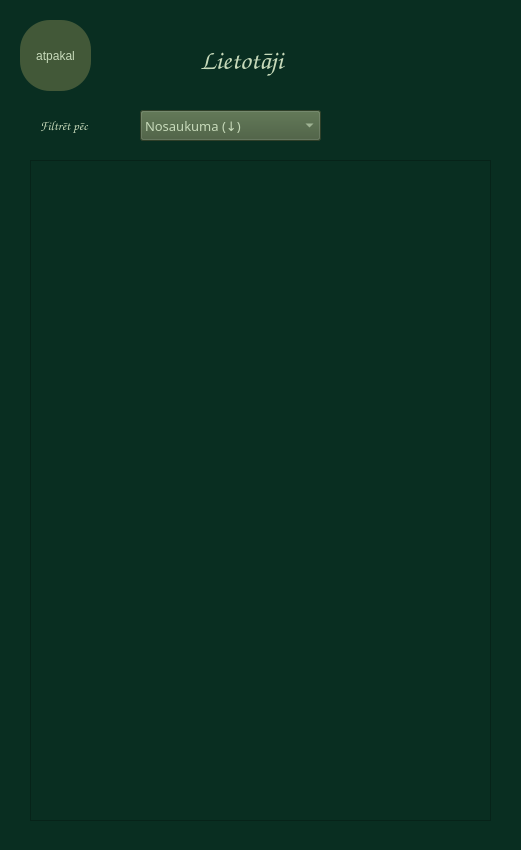
<?xml version="1.0" encoding="UTF-8"?>
<ui version="4.0">
 <class>MainWindow</class>
 <widget class="QMainWindow" name="MainWindow">
  <property name="geometry">
   <rect>
    <x>0</x>
    <y>0</y>
    <width>521</width>
    <height>850</height>
   </rect>
  </property>
  <property name="minimumSize">
   <size>
    <width>521</width>
    <height>850</height>
   </size>
  </property>
  <property name="maximumSize">
   <size>
    <width>520</width>
    <height>850</height>
   </size>
  </property>
  <property name="windowTitle">
   <string>Lietotaji</string>
  </property>
  <property name="styleSheet">
   <string notr="true">background-color: rgb(9, 46, 33);</string>
  </property>
  <widget class="QWidget" name="centralwidget">
   <widget class="QPushButton" name="backbutton">
    <property name="geometry">
     <rect>
      <x>20</x>
      <y>20</y>
      <width>71</width>
      <height>71</height>
     </rect>
    </property>
    <property name="styleSheet">
     <string notr="true">border-radius: 30px;
background-color: rgb(66, 88, 56);
color: rgb(199, 218, 186);</string>
    </property>
    <property name="text">
     <string>atpakal</string>
    </property>
   </widget>
   <widget class="QLabel" name="userstitle">
    <property name="geometry">
     <rect>
      <x>200</x>
      <y>40</y>
      <width>141</width>
      <height>41</height>
     </rect>
    </property>
    <property name="minimumSize">
     <size>
      <width>1</width>
      <height>1</height>
     </size>
    </property>
    <property name="maximumSize">
     <size>
      <width>677777</width>
      <height>77777</height>
     </size>
    </property>
    <property name="palette">
     <palette>
      <active>
       <colorrole role="WindowText">
        <brush brushstyle="SolidPattern">
         <color alpha="255">
          <red>199</red>
          <green>218</green>
          <blue>186</blue>
         </color>
        </brush>
       </colorrole>
       <colorrole role="Button">
        <brush brushstyle="SolidPattern">
         <color alpha="255">
          <red>9</red>
          <green>46</green>
          <blue>33</blue>
         </color>
        </brush>
       </colorrole>
       <colorrole role="Text">
        <brush brushstyle="SolidPattern">
         <color alpha="255">
          <red>199</red>
          <green>218</green>
          <blue>186</blue>
         </color>
        </brush>
       </colorrole>
       <colorrole role="Base">
        <brush brushstyle="SolidPattern">
         <color alpha="255">
          <red>9</red>
          <green>46</green>
          <blue>33</blue>
         </color>
        </brush>
       </colorrole>
       <colorrole role="Window">
        <brush brushstyle="SolidPattern">
         <color alpha="255">
          <red>9</red>
          <green>46</green>
          <blue>33</blue>
         </color>
        </brush>
       </colorrole>
      </active>
      <inactive>
       <colorrole role="WindowText">
        <brush brushstyle="SolidPattern">
         <color alpha="255">
          <red>199</red>
          <green>218</green>
          <blue>186</blue>
         </color>
        </brush>
       </colorrole>
       <colorrole role="Button">
        <brush brushstyle="SolidPattern">
         <color alpha="255">
          <red>9</red>
          <green>46</green>
          <blue>33</blue>
         </color>
        </brush>
       </colorrole>
       <colorrole role="Text">
        <brush brushstyle="SolidPattern">
         <color alpha="255">
          <red>199</red>
          <green>218</green>
          <blue>186</blue>
         </color>
        </brush>
       </colorrole>
       <colorrole role="Base">
        <brush brushstyle="SolidPattern">
         <color alpha="255">
          <red>9</red>
          <green>46</green>
          <blue>33</blue>
         </color>
        </brush>
       </colorrole>
       <colorrole role="Window">
        <brush brushstyle="SolidPattern">
         <color alpha="255">
          <red>9</red>
          <green>46</green>
          <blue>33</blue>
         </color>
        </brush>
       </colorrole>
      </inactive>
      <disabled>
       <colorrole role="WindowText">
        <brush brushstyle="SolidPattern">
         <color alpha="255">
          <red>120</red>
          <green>120</green>
          <blue>120</blue>
         </color>
        </brush>
       </colorrole>
       <colorrole role="Button">
        <brush brushstyle="SolidPattern">
         <color alpha="255">
          <red>9</red>
          <green>46</green>
          <blue>33</blue>
         </color>
        </brush>
       </colorrole>
       <colorrole role="Text">
        <brush brushstyle="SolidPattern">
         <color alpha="255">
          <red>120</red>
          <green>120</green>
          <blue>120</blue>
         </color>
        </brush>
       </colorrole>
       <colorrole role="Base">
        <brush brushstyle="SolidPattern">
         <color alpha="255">
          <red>9</red>
          <green>46</green>
          <blue>33</blue>
         </color>
        </brush>
       </colorrole>
       <colorrole role="Window">
        <brush brushstyle="SolidPattern">
         <color alpha="255">
          <red>9</red>
          <green>46</green>
          <blue>33</blue>
         </color>
        </brush>
       </colorrole>
      </disabled>
     </palette>
    </property>
    <property name="font">
     <font>
      <family>Comic Sans MS</family>
      <pointsize>20</pointsize>
      <weight>75</weight>
      <bold>true</bold>
     </font>
    </property>
    <property name="autoFillBackground">
     <bool>false</bool>
    </property>
    <property name="locale">
     <locale language="Latvian" country="Latvia"/>
    </property>
    <property name="text">
     <string>Lietotāji</string>
    </property>
    <property name="wordWrap">
     <bool>false</bool>
    </property>
    <property name="margin">
     <number>0</number>
    </property>
   </widget>
   <widget class="QLabel" name="userstitle_2">
    <property name="geometry">
     <rect>
      <x>40</x>
      <y>110</y>
      <width>101</width>
      <height>31</height>
     </rect>
    </property>
    <property name="minimumSize">
     <size>
      <width>1</width>
      <height>1</height>
     </size>
    </property>
    <property name="maximumSize">
     <size>
      <width>241</width>
      <height>41</height>
     </size>
    </property>
    <property name="palette">
     <palette>
      <active>
       <colorrole role="WindowText">
        <brush brushstyle="SolidPattern">
         <color alpha="255">
          <red>199</red>
          <green>218</green>
          <blue>186</blue>
         </color>
        </brush>
       </colorrole>
       <colorrole role="Button">
        <brush brushstyle="SolidPattern">
         <color alpha="255">
          <red>9</red>
          <green>46</green>
          <blue>33</blue>
         </color>
        </brush>
       </colorrole>
       <colorrole role="Text">
        <brush brushstyle="SolidPattern">
         <color alpha="255">
          <red>199</red>
          <green>218</green>
          <blue>186</blue>
         </color>
        </brush>
       </colorrole>
       <colorrole role="Base">
        <brush brushstyle="SolidPattern">
         <color alpha="255">
          <red>9</red>
          <green>46</green>
          <blue>33</blue>
         </color>
        </brush>
       </colorrole>
       <colorrole role="Window">
        <brush brushstyle="SolidPattern">
         <color alpha="255">
          <red>9</red>
          <green>46</green>
          <blue>33</blue>
         </color>
        </brush>
       </colorrole>
      </active>
      <inactive>
       <colorrole role="WindowText">
        <brush brushstyle="SolidPattern">
         <color alpha="255">
          <red>199</red>
          <green>218</green>
          <blue>186</blue>
         </color>
        </brush>
       </colorrole>
       <colorrole role="Button">
        <brush brushstyle="SolidPattern">
         <color alpha="255">
          <red>9</red>
          <green>46</green>
          <blue>33</blue>
         </color>
        </brush>
       </colorrole>
       <colorrole role="Text">
        <brush brushstyle="SolidPattern">
         <color alpha="255">
          <red>199</red>
          <green>218</green>
          <blue>186</blue>
         </color>
        </brush>
       </colorrole>
       <colorrole role="Base">
        <brush brushstyle="SolidPattern">
         <color alpha="255">
          <red>9</red>
          <green>46</green>
          <blue>33</blue>
         </color>
        </brush>
       </colorrole>
       <colorrole role="Window">
        <brush brushstyle="SolidPattern">
         <color alpha="255">
          <red>9</red>
          <green>46</green>
          <blue>33</blue>
         </color>
        </brush>
       </colorrole>
      </inactive>
      <disabled>
       <colorrole role="WindowText">
        <brush brushstyle="SolidPattern">
         <color alpha="255">
          <red>120</red>
          <green>120</green>
          <blue>120</blue>
         </color>
        </brush>
       </colorrole>
       <colorrole role="Button">
        <brush brushstyle="SolidPattern">
         <color alpha="255">
          <red>9</red>
          <green>46</green>
          <blue>33</blue>
         </color>
        </brush>
       </colorrole>
       <colorrole role="Text">
        <brush brushstyle="SolidPattern">
         <color alpha="255">
          <red>120</red>
          <green>120</green>
          <blue>120</blue>
         </color>
        </brush>
       </colorrole>
       <colorrole role="Base">
        <brush brushstyle="SolidPattern">
         <color alpha="255">
          <red>9</red>
          <green>46</green>
          <blue>33</blue>
         </color>
        </brush>
       </colorrole>
       <colorrole role="Window">
        <brush brushstyle="SolidPattern">
         <color alpha="255">
          <red>9</red>
          <green>46</green>
          <blue>33</blue>
         </color>
        </brush>
       </colorrole>
      </disabled>
     </palette>
    </property>
    <property name="font">
     <font>
      <family>Comic Sans MS</family>
      <pointsize>10</pointsize>
      <weight>50</weight>
      <bold>false</bold>
     </font>
    </property>
    <property name="autoFillBackground">
     <bool>false</bool>
    </property>
    <property name="locale">
     <locale language="Latvian" country="Latvia"/>
    </property>
    <property name="text">
     <string>Filtrēt pēc </string>
    </property>
    <property name="wordWrap">
     <bool>false</bool>
    </property>
    <property name="margin">
     <number>0</number>
    </property>
   </widget>
   <widget class="QComboBox" name="filter">
    <property name="geometry">
     <rect>
      <x>140</x>
      <y>110</y>
      <width>181</width>
      <height>31</height>
     </rect>
    </property>
    <property name="palette">
     <palette>
      <active>
       <colorrole role="WindowText">
        <brush brushstyle="SolidPattern">
         <color alpha="255">
          <red>199</red>
          <green>218</green>
          <blue>186</blue>
         </color>
        </brush>
       </colorrole>
       <colorrole role="Button">
        <brush brushstyle="SolidPattern">
         <color alpha="255">
          <red>66</red>
          <green>88</green>
          <blue>56</blue>
         </color>
        </brush>
       </colorrole>
       <colorrole role="Text">
        <brush brushstyle="SolidPattern">
         <color alpha="255">
          <red>199</red>
          <green>218</green>
          <blue>186</blue>
         </color>
        </brush>
       </colorrole>
       <colorrole role="ButtonText">
        <brush brushstyle="SolidPattern">
         <color alpha="255">
          <red>199</red>
          <green>218</green>
          <blue>186</blue>
         </color>
        </brush>
       </colorrole>
       <colorrole role="Base">
        <brush brushstyle="SolidPattern">
         <color alpha="255">
          <red>66</red>
          <green>88</green>
          <blue>56</blue>
         </color>
        </brush>
       </colorrole>
       <colorrole role="Window">
        <brush brushstyle="SolidPattern">
         <color alpha="255">
          <red>66</red>
          <green>88</green>
          <blue>56</blue>
         </color>
        </brush>
       </colorrole>
       <colorrole role="Highlight">
        <brush brushstyle="SolidPattern">
         <color alpha="255">
          <red>91</red>
          <green>188</green>
          <blue>17</blue>
         </color>
        </brush>
       </colorrole>
       <colorrole role="Link">
        <brush brushstyle="SolidPattern">
         <color alpha="255">
          <red>191</red>
          <green>226</green>
          <blue>16</blue>
         </color>
        </brush>
       </colorrole>
       <colorrole role="LinkVisited">
        <brush brushstyle="SolidPattern">
         <color alpha="255">
          <red>145</red>
          <green>218</green>
          <blue>0</blue>
         </color>
        </brush>
       </colorrole>
      </active>
      <inactive>
       <colorrole role="WindowText">
        <brush brushstyle="SolidPattern">
         <color alpha="255">
          <red>199</red>
          <green>218</green>
          <blue>186</blue>
         </color>
        </brush>
       </colorrole>
       <colorrole role="Button">
        <brush brushstyle="SolidPattern">
         <color alpha="255">
          <red>66</red>
          <green>88</green>
          <blue>56</blue>
         </color>
        </brush>
       </colorrole>
       <colorrole role="Text">
        <brush brushstyle="SolidPattern">
         <color alpha="255">
          <red>199</red>
          <green>218</green>
          <blue>186</blue>
         </color>
        </brush>
       </colorrole>
       <colorrole role="ButtonText">
        <brush brushstyle="SolidPattern">
         <color alpha="255">
          <red>199</red>
          <green>218</green>
          <blue>186</blue>
         </color>
        </brush>
       </colorrole>
       <colorrole role="Base">
        <brush brushstyle="SolidPattern">
         <color alpha="255">
          <red>66</red>
          <green>88</green>
          <blue>56</blue>
         </color>
        </brush>
       </colorrole>
       <colorrole role="Window">
        <brush brushstyle="SolidPattern">
         <color alpha="255">
          <red>66</red>
          <green>88</green>
          <blue>56</blue>
         </color>
        </brush>
       </colorrole>
       <colorrole role="Highlight">
        <brush brushstyle="SolidPattern">
         <color alpha="255">
          <red>91</red>
          <green>188</green>
          <blue>17</blue>
         </color>
        </brush>
       </colorrole>
       <colorrole role="Link">
        <brush brushstyle="SolidPattern">
         <color alpha="255">
          <red>191</red>
          <green>226</green>
          <blue>16</blue>
         </color>
        </brush>
       </colorrole>
       <colorrole role="LinkVisited">
        <brush brushstyle="SolidPattern">
         <color alpha="255">
          <red>145</red>
          <green>218</green>
          <blue>0</blue>
         </color>
        </brush>
       </colorrole>
      </inactive>
      <disabled>
       <colorrole role="WindowText">
        <brush brushstyle="SolidPattern">
         <color alpha="255">
          <red>199</red>
          <green>218</green>
          <blue>186</blue>
         </color>
        </brush>
       </colorrole>
       <colorrole role="Button">
        <brush brushstyle="SolidPattern">
         <color alpha="255">
          <red>66</red>
          <green>88</green>
          <blue>56</blue>
         </color>
        </brush>
       </colorrole>
       <colorrole role="Text">
        <brush brushstyle="SolidPattern">
         <color alpha="255">
          <red>199</red>
          <green>218</green>
          <blue>186</blue>
         </color>
        </brush>
       </colorrole>
       <colorrole role="ButtonText">
        <brush brushstyle="SolidPattern">
         <color alpha="255">
          <red>199</red>
          <green>218</green>
          <blue>186</blue>
         </color>
        </brush>
       </colorrole>
       <colorrole role="Base">
        <brush brushstyle="SolidPattern">
         <color alpha="255">
          <red>66</red>
          <green>88</green>
          <blue>56</blue>
         </color>
        </brush>
       </colorrole>
       <colorrole role="Window">
        <brush brushstyle="SolidPattern">
         <color alpha="255">
          <red>66</red>
          <green>88</green>
          <blue>56</blue>
         </color>
        </brush>
       </colorrole>
       <colorrole role="Highlight">
        <brush brushstyle="SolidPattern">
         <color alpha="255">
          <red>0</red>
          <green>120</green>
          <blue>215</blue>
         </color>
        </brush>
       </colorrole>
       <colorrole role="Link">
        <brush brushstyle="SolidPattern">
         <color alpha="255">
          <red>191</red>
          <green>226</green>
          <blue>16</blue>
         </color>
        </brush>
       </colorrole>
       <colorrole role="LinkVisited">
        <brush brushstyle="SolidPattern">
         <color alpha="255">
          <red>145</red>
          <green>218</green>
          <blue>0</blue>
         </color>
        </brush>
       </colorrole>
      </disabled>
     </palette>
    </property>
    <property name="font">
     <font>
      <family>OCR A Extended</family>
      <pointsize>10</pointsize>
     </font>
    </property>
    <property name="styleSheet">
     <string notr="true">color: rgb(199, 218, 186);
background-color: rgb(66, 88, 56);</string>
    </property>
    <item>
     <property name="text">
      <string>Nosaukuma (↓)</string>
     </property>
    </item>
    <item>
     <property name="text">
      <string>Nosaukuma (↑)</string>
     </property>
    </item>
    <item>
     <property name="text">
      <string>Datuma (↓)</string>
     </property>
    </item>
    <item>
     <property name="text">
      <string>Datuma (↑)</string>
     </property>
    </item>
    <item>
     <property name="text">
      <string>Skaita (↓)</string>
     </property>
    </item>
    <item>
     <property name="text">
      <string>Skaita (↑)</string>
     </property>
    </item>
   </widget>
   <widget class="QTableView" name="userstable">
    <property name="geometry">
     <rect>
      <x>30</x>
      <y>160</y>
      <width>461</width>
      <height>661</height>
     </rect>
    </property>
   </widget>
  </widget>
  <widget class="QStatusBar" name="statusbar"/>
 </widget>
 <resources/>
 <connections/>
</ui>
